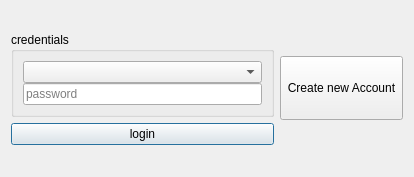
<?xml version="1.0" encoding="UTF-8"?>
<ui version="4.0">
 <class>LoginDialog</class>
 <widget class="QDialog" name="LoginDialog">
  <property name="geometry">
   <rect>
    <x>0</x>
    <y>0</y>
    <width>414</width>
    <height>177</height>
   </rect>
  </property>
  <property name="windowTitle">
   <string>Login to gonzales!</string>
  </property>
  <property name="windowIcon">
   <iconset resource="../../icons.qrc">
    <normaloff>:/resources/icons/gonzales_icon.png</normaloff>:/resources/icons/gonzales_icon.png</iconset>
  </property>
  <layout class="QVBoxLayout" name="verticalLayout_3">
   <item>
    <layout class="QHBoxLayout" name="horizontalLayout">
     <item>
      <layout class="QVBoxLayout" name="verticalLayout_2">
       <item>
        <widget class="QGroupBox" name="groupBox">
         <property name="title">
          <string>credentials</string>
         </property>
         <layout class="QVBoxLayout" name="verticalLayout">
          <property name="spacing">
           <number>0</number>
          </property>
          <item>
           <widget class="QComboBox" name="comboBoxAccounts">
            <property name="editable">
             <bool>false</bool>
            </property>
            <property name="currentText">
             <string/>
            </property>
            <property name="maxVisibleItems">
             <number>100</number>
            </property>
           </widget>
          </item>
          <item>
           <widget class="QLineEdit" name="lineEditPassword">
            <property name="text">
             <string/>
            </property>
            <property name="echoMode">
             <enum>QLineEdit::Password</enum>
            </property>
            <property name="placeholderText">
             <string>password</string>
            </property>
           </widget>
          </item>
         </layout>
        </widget>
       </item>
       <item>
        <widget class="QPushButton" name="pushButtonLogin">
         <property name="text">
          <string>login</string>
         </property>
        </widget>
       </item>
      </layout>
     </item>
     <item>
      <widget class="QToolButton" name="toolButtonCreateNewAccount">
       <property name="sizePolicy">
        <sizepolicy hsizetype="Maximum" vsizetype="Maximum">
         <horstretch>32</horstretch>
         <verstretch>32</verstretch>
        </sizepolicy>
       </property>
       <property name="minimumSize">
        <size>
         <width>32</width>
         <height>64</height>
        </size>
       </property>
       <property name="text">
        <string>Create new Account</string>
       </property>
      </widget>
     </item>
    </layout>
   </item>
  </layout>
 </widget>
 <tabstops>
  <tabstop>lineEditPassword</tabstop>
  <tabstop>pushButtonLogin</tabstop>
  <tabstop>comboBoxAccounts</tabstop>
  <tabstop>toolButtonCreateNewAccount</tabstop>
 </tabstops>
 <resources>
  <include location="../../icons.qrc"/>
 </resources>
 <connections/>
</ui>
